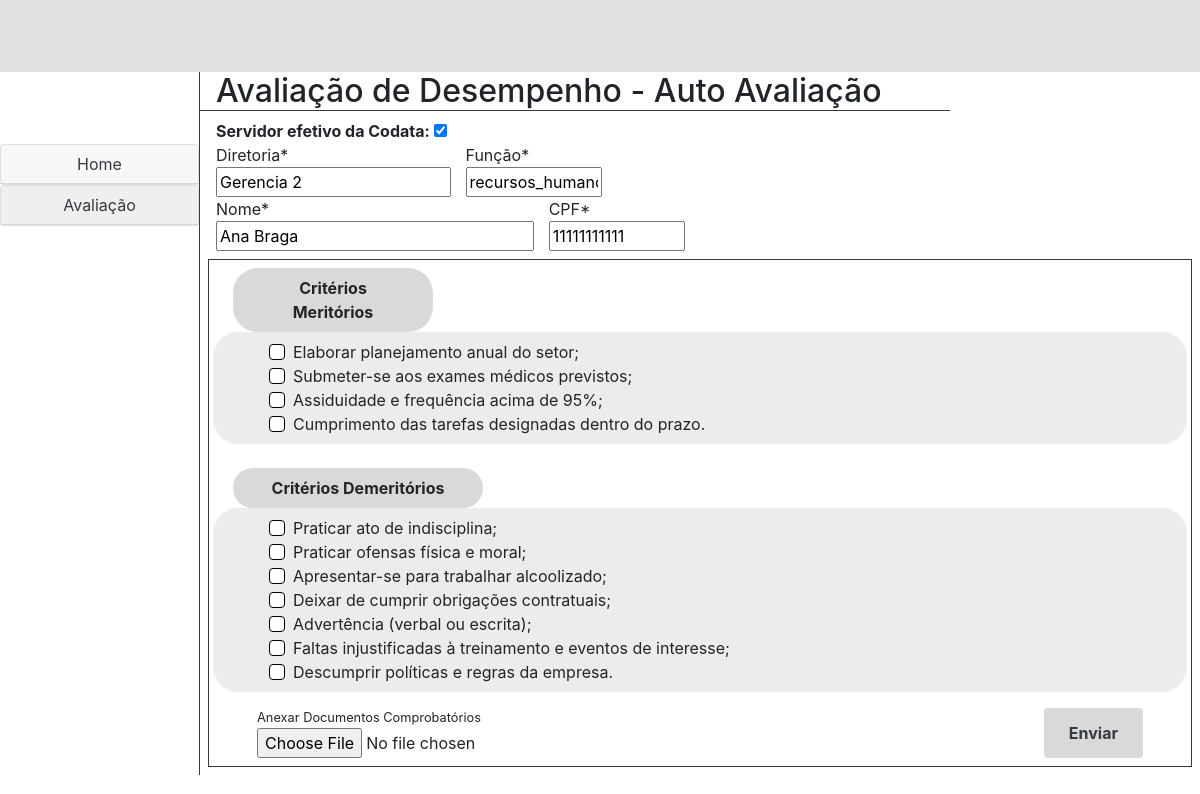
Page /empregados/auto/ (signed in) on the earlier database version.
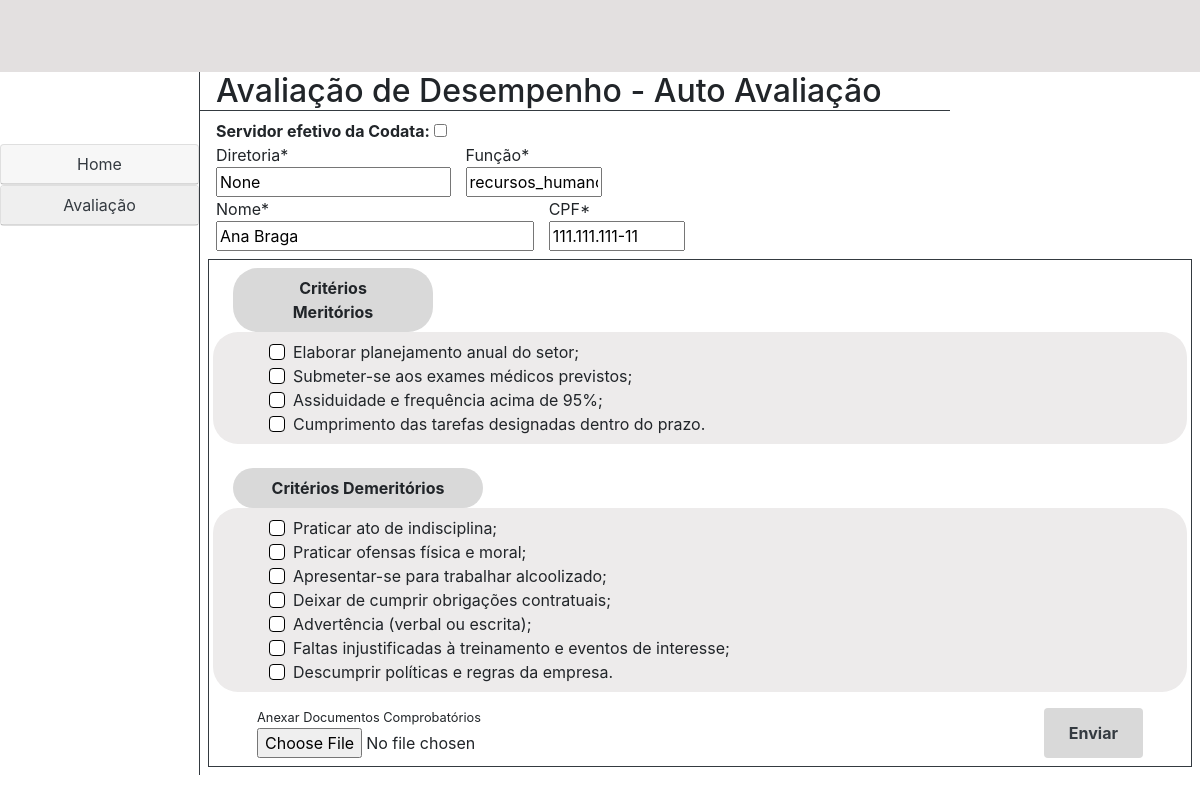
Same page on the later database version.
### recursos_humanos/models.py (models this page shows, shortened)
class Usuario(models.Model):
    FUNCAO = (
        ('chefe', "Chefe"),
        ('gerente', "Gerente"),
        ('empregado', "Empregado"),
        ('recursos_humanos', "Recursos Humanos"),
    )
    nome = models.CharField(max_length=100, blank=False, null=False)
    senha = models.CharField(max_length=20, blank=False, null=False)
    email = models.EmailField(blank=False, null=False)
    cpf = models.CharField(max_length=14, blank=False, null=False)
    data_criacao_usuario = models.DateField(default=datetime.now, blank=False, null=False)
    data_atualizacao_usuario = models.DateField(blank=True, null=True)
    data_exclusao_usuario = models.DateField(blank=True, null=True)
    ultima_avaliacao = models.DateField(blank=True, null=True)
    setor = models.CharField(max_length=50)
    cargo = models.CharField(max_length=50)
    funcao = models.CharField(max_length=20, choices=FUNCAO)
    classe = models.ForeignKey(Classe, blank=True, null=True, on_delete=models.SET_NULL)
    nivel = models.ForeignKey(Nivel, blank=True, null=True, on_delete=models.SET_NULL)
    gerencia = models.ForeignKey(Gerencia, blank=True, null=True, on_delete=models.SET_NULL)
    diretoria = models.ForeignKey(Diretoria, blank=True, null=True, on_delete=models.SET_NULL)
    grupo = models.ForeignKey(Grupo, blank=True, null=True, on_delete=models.SET_NULL)
    efetivo = models.BooleanField(default=False)
    inativo = models.BooleanField(default=False)
    meritos = models.ManyToManyField(FatorDesempenhoMerito, blank=True)
    demeritos = models.ManyToManyField(FatorDesempenhoDemerito, blank=True)
    class Meta:
        verbose_name = "Usuário"

class Gerencia(models.Model):
    gerencia = models.CharField(max_length=20, blank=True)
    def __str__(self) -> str:
        return self.gerencia

### empregados/views.py (the view)
# urls.py: path('auto/', views.auto, name='auto'),
def auto(request):
    usuario = Usuario.objects.get(id = request.session['usuario'])
    return render(request, 'empregados/auto.html', {"usuario": usuario})

### templates/empregados/auto.html (shortened to what this page needs)
{% extends 'base_avaliacao.html' %}
{% block 'titulo' %}Avaliação de Desempenho - Auto Avaliação{% endblock %}
{% block 'questoes' %}
<fieldset class="form-group">
    <p class="ml-4 mb-0 mt-2 mr-auto py-2 px-4 font-weight-bold text-center"
        style="background-color: #d9d9d9; border-radius: 25px; max-width: 200px;">Critérios Meritórios</p>
    <div class="row mx-1 p-2 text-left" style="background-color: #edebeb; border-radius: 25px">
        <div class="pl-5">
            <div class="custom-control custom-checkbox">
                <label class="custom-control-label" for="merito-1">Elaborar
                    planejamento anual do setor;</label>
            </div>
            <div class="custom-control custom-checkbox">
                <label class="custom-control-label" for="merito-2">Submeter-se aos exames médicos
                    previstos;</label>
            </div>
            <div class="custom-control custom-checkbox">
                <label class="custom-control-label" for="merito-3">Assiduidade e frequência acima de
                    95%;</label>
            </div>
            <div class="custom-control custom-checkbox">
                <label class="custom-control-label" for="merito-4">Cumprimento das tarefas designadas
                    dentro do prazo.</label>
            </div>
        </div>
    </div>
</fieldset>
<fieldset class="form-group">
    <p class="ml-4 mb-0 mt-2 mr-auto py-2 px-4 font-weight-bold text-center"
        style="background-color: #d9d9d9; border-radius: 25px; max-width: 250px;">Critérios Demeritórios</p>
    <div class="row mx-1 p-2 text-left" style="background-color: #edebeb; border-radius: 25px">
        <div class="pl-5">
            <div class="custom-control custom-checkbox">
                <label class="custom-control-label" for="demerito-1">Praticar ato de indisciplina;</label>
            </div>
            <div class="custom-control custom-checkbox">
                <label class="custom-control-label" for="demerito-2">Praticar ofensas física e
                    moral;</label>
            </div>
            <div class="custom-control custom-checkbox">
                <label class="custom-control-label" for="demerito-3">Apresentar-se para trabalhar
                    alcoolizado;</label>
            </div>
            <div class="custom-control custom-checkbox">
                <label class="custom-control-label" for="demerito-4">Deixar de cumprir obrigações
                    contratuais;</label>
            </div>
            <div class="custom-control custom-checkbox">
                <label class="custom-control-label" for="demerito-5">Advertência (verbal ou
                    escrita);</label>
            </div>
            <div class="custom-control custom-checkbox">
                <label class="custom-control-label" for="demerito-6">Faltas injustificadas à treinamento e
                    eventos de interesse;</label>
            </div>
            <div class="custom-control custom-checkbox">
                <label class="custom-control-label" for="demerito-7">Descumprir políticas e regras da
                    empresa.</label>
            </div>
        </div>
    </div>
</fieldset>
<div class="d-flex justify-content-between">
    <div class="d-flex flex-column mb-2 ml-5">
        <small class="mb-0">Anexar Documentos Comprobatórios</small>
        <input type="file" class="" id="file">
    </div>
    <div class="d-flex justify-content-end mr-5 mb-2">
        <button type="button" class="btn text-dark font-weight-bold pl-4 pr-4" style="background-color: #D9D9D9;"
            data-toggle="modal" data-target="#exampleModal">Enviar</button>
    </div>
</div>
</div>
{% endblock %}

### templates/base_avaliacao.html (shortened to what this page needs)
{% extends './home_usuarios.html' %}
{% block 'conteudo' %}
<div class="col m-0 p-0">
    <h2 class="border-bottom border-dark pl-3 w-75">{% block 'titulo' %}{% endblock %}</h2>
    <div class="mx-3 my-2">
        <label class="mb-0 font-weight-bold">Servidor efetivo da Codata:</label>
        {% if usuario.efetivo %}
        <input type="checkbox" checked onclick="return false;">
        {% else %}
        <input type="checkbox" onclick="return false;">
        {% endif %}
        <div class="row">
            <div class="col-3 d-flex flex-column pr-0">
                <label class="mb-0">Diretoria*</label>
                <input type="text" readonly value="{{ usuario.gerencia }}">
            </div>
            <div class="col-2 d-flex flex-column">
                <label class="mb-0">Função*</label>
                <input type="text" readonly value="{{ usuario.funcao }}">
            </div>
        </div>
        <div class="row">
            <div class="col-4 d-flex flex-column pr-0">
                <label class="mb-0">Nome*</label>
                <input type="text" readonly value="{{ usuario.nome }}">
            </div>
            <div class="col-2 d-flex flex-column">
                <label class="mb-0">CPF*</label>
                <input type="text" readonly value="{{ usuario.cpf }}">
            </div>
        </div>
    </div>
    <div class="border border-dark m-2">
        {% block 'questoes' %}{% endblock %}
    </div>
    {% endblock %}

Differences in the rows shown:
changed Usuario "recursos_humanos": gerencia "Gerencia 2" → "None"; cpf "11111111111" → "111.111.111-11"
Other differences:
form field value: (not shown) → "☐"
form field value: "☑" → (not shown)
